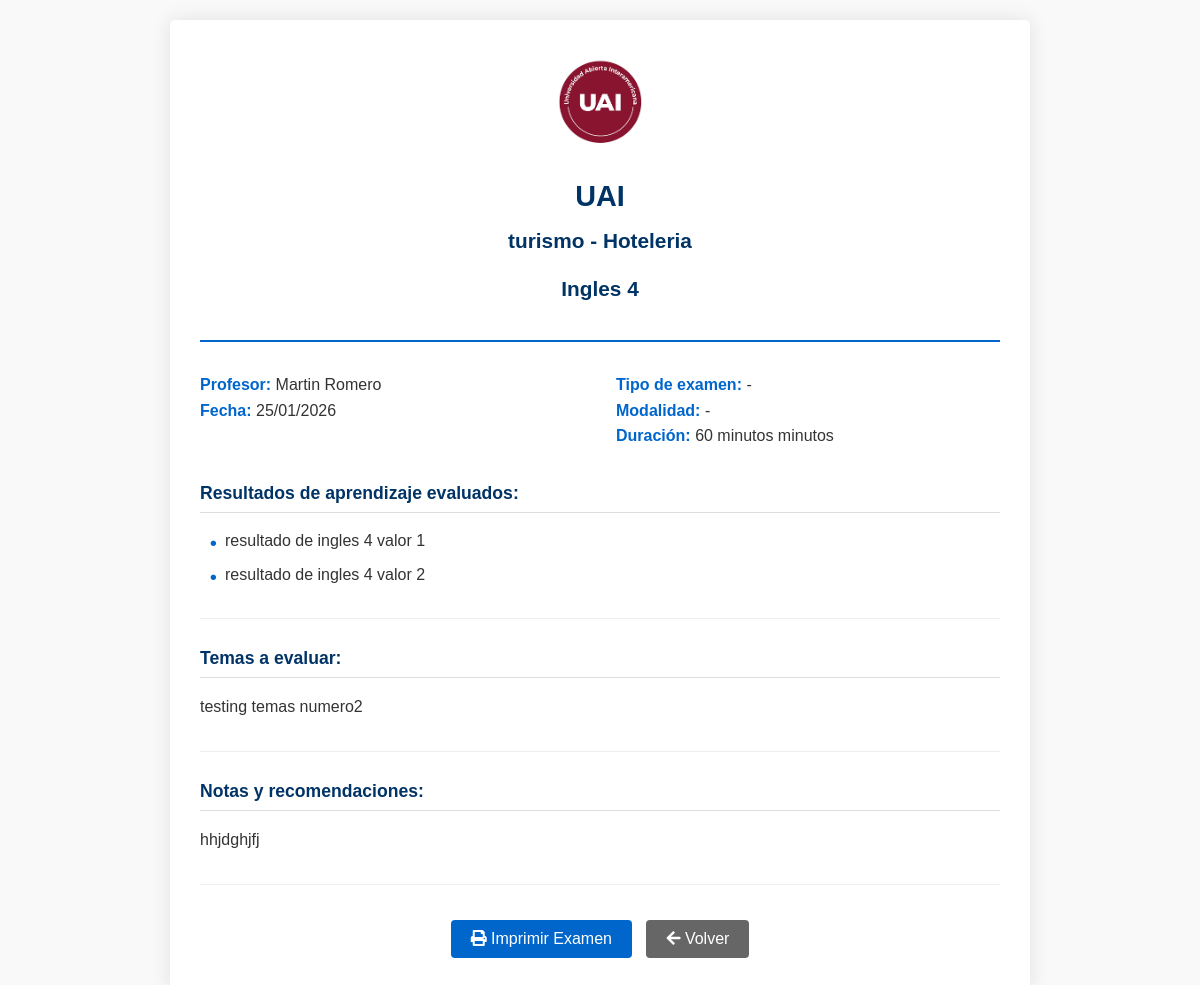
/exam-templates/view/30/ (signed in), run on the app's committed database.
### material/models.py (models this page shows, shortened)
class InstitutionV2(models.Model):
    name = models.CharField(
        max_length=255,
        verbose_name="Nombre",
        help_text="Nombre completo de la institución"
    )
    logo = models.ImageField(
        upload_to='institution_logos_v2/',
        null=True,
        blank=True,
        verbose_name="Logo",
        help_text="Subir imagen del logo institucional"
    )
    is_active = models.BooleanField(
        default=True,
        verbose_name="Activa",
        help_text="Indica si la institución está activa en el sistema"
    )
    created_at = models.DateTimeField(
        auto_now_add=True,
        verbose_name="Fecha de creación"
    )
    updated_at = models.DateTimeField(
        auto_now=True,
        verbose_name="Última actualización"
    )
    class Meta:
        verbose_name = "Institución V2"
        verbose_name_plural = "Instituciones V2"
        ordering = ['name']
        constraints = [
            models.UniqueConstraint(
                fields=['name'],
                condition=models.Q(is_active=True),
                name='unique_active_institution_name'
            )
        ]

class FacultyV2(models.Model):
    institution = models.ForeignKey(
        InstitutionV2,
        on_delete=models.CASCADE,
        related_name='facultyv2_set',
        verbose_name="Institución"
    )
    name = models.CharField(
        max_length=255,
        verbose_name="Nombre de la Facultad",
        help_text="Nombre de la facultad"
    )
    is_active = models.BooleanField(
        default=True,
        verbose_name="Activa",
        help_text="Indica si la facultad está activa"
    )
    created_at = models.DateTimeField(auto_now_add=True)
    updated_at = models.DateTimeField(auto_now=True)
    class Meta:
        verbose_name = "Facultad"
        verbose_name_plural = "Facultades"
        ordering = ['name']
        unique_together = ['institution', 'name']

class Career(models.Model):
    name = models.CharField(
        max_length=255,
        verbose_name="Nombre de la Carrera",
        unique=True,
        help_text="Nombre completo de la carrera"
    )
    faculties = models.ManyToManyField(
        FacultyV2,
        blank=True,
        verbose_name="Facultades",
        related_name="career_faculties"  # related_name único
    )
    subjects = models.ManyToManyField(
        Subject,
        blank=True,
        verbose_name="Materias",
        related_name="career_subjects"  # related_name único
    )
    campus = models.ManyToManyField(
        CampusV2,
        blank=True,
        verbose_name="Campus",
        related_name="career_campuses"  # related_name único
    )
    created_at = models.DateTimeField(
        auto_now_add=True,
        verbose_name="Fecha de creación"
    )
    updated_at = models.DateTimeField(
        auto_now=True,
        verbose_name="Última actualización"
    )
    class Meta:
        verbose_name = "Carrera"
        verbose_name_plural = "Carreras"
        ordering = ['name']
        indexes = [
            models.Index(fields=['name']),
        ]

class Subject(models.Model):
    name = models.CharField(max_length=100)
    careers = models.ManyToManyField('Career', related_name='subject_careers')
    created_at = models.DateTimeField(auto_now_add=True)
    updated_at = models.DateTimeField(auto_now=True)
    learning_outcomes = models.TextField(
        blank=True,
        null=True,
        help_text="Legacy field - almacena outcomes en texto o JSON"
    )
    class Meta:
        db_table = 'material_subjects'
        verbose_name = 'Subject'
        verbose_name_plural = 'Subjects'
        ordering = ['name']

class ExamTemplate(models.Model):
    EXAM_MODE_CHOICES = [
        ('presencial', 'Presencial'),
        ('virtual', 'Virtual'),
        ('domiciliario', 'Domiciliario'),
        ('hibrido', 'Híbrido'),
        ('otro', 'Otro')
    ]
    EXAM_TYPE_CHOICES = [
        ('1er_parcial', '1er. Parcial'),
        ('2do_parcial', '2do. Parcial'),
        ('3er_parcial', '3er. Parcial'),
        ('final', 'Final'),
        ('recuperatorio', 'Recuperatorio'),
        ('practico', 'Práctico')
    ]
    SHIFT_CHOICES = [
        ('manana', 'Mañana'),
        ('tarde', 'Tarde'),
        ('noche', 'Noche')
    ]
    institution = models.ForeignKey(
        InstitutionV2,
        on_delete=models.PROTECT,
        verbose_name="Institución"
    )
    faculty = models.ForeignKey(
        FacultyV2,
        on_delete=models.PROTECT,
        verbose_name="Facultad"
    )
    career = models.ForeignKey(
        Career,
        on_delete=models.PROTECT,
        verbose_name="Carrera"
    )
    subject = models.ForeignKey(
        Subject,
        on_delete=models.PROTECT,
        verbose_name="Materia"
    )
    campus = models.ForeignKey(
        CampusV2,
        on_delete=models.PROTECT,
        verbose_name="Sede/Campus",
        null=True,
        blank=True
    )
    professor = models.ForeignKey(
        User,
        on_delete=models.PROTECT,
        related_name='professor_exam_templates',
        verbose_name="Profesor",
        null=True,
        blank=True
    )
    year = models.PositiveIntegerField(
        verbose_name="Año académico",
        default=timezone.now().year
    )
    exam_type = models.CharField(
        max_length=20,
        choices=EXAM_TYPE_CHOICES,
        verbose_name="Tipo de examen",
        blank=True,
        null=True,  # Permitir NULL en la base de datos
        default=None
    )
    exam_mode = models.CharField(
        max_length=20,
        choices=EXAM_MODE_CHOICES,
        verbose_name="Modalidad de examen",
        blank=True,
        null=True,  # Permitir NULL en la base de datos
        default=None
    )
    shift = models.CharField(
        max_length=20,
        choices=SHIFT_CHOICES,
        verbose_name="Turno",
        blank=True,
        null=True
    )
    resolution_time = models.CharField(
        max_length=50,
        verbose_name="Duración del examen",
        help_text="Ej: 90 minutos, 2 horas",
        blank=True,
        null=True,
        default=None
    )
    learning_outcomes = models.ManyToManyField(
        LearningOutcome,
        verbose_name="Resultados de aprendizaje",
        blank=True
    )
    topics_to_evaluate = models.TextField(
        verbose_name="Temas a evaluar",
        help_text="Listado de temas incluidos en el examen",
        blank=True
    )
    notes_and_recommendations = models.TextField(
        verbose_name="Notas y recomendaciones",
        blank=True
    )
    created_by = models.ForeignKey(
        User,
        on_delete=models.PROTECT,
        related_name='created_exam_templates',
        verbose_name="Creado por"
    )
    created_at = models.DateTimeField(
        auto_now_add=True,
        verbose_name="Fecha de creación"
    )
    updated_at = models.DateTimeField(
        auto_now=True,
        verbose_name="Última actualización"
    )
    is_active = models.BooleanField(
        default=True,
        verbose_name="Activo"
    )
    institution_logo = models.ImageField(
        upload_to='exam_templates/logos/',
        null=True,
        blank=True,
        verbose_name="Logo institucional"
    )
    custom_css = models.TextField(
        blank=True,
        help_text="CSS personalizado para la plantilla",
        verbose_name="Estilos CSS"
    )
    class Meta:
        verbose_name = "Plantilla de examen"
        verbose_name_plural = "Plantillas de examen"
        ordering = ['-created_at']
        permissions = [
            ('can_share_template', 'Puede compartir plantillas'),
        ]
        indexes = [
            models.Index(fields=['exam_type', 'year']),
            models.Index(fields=['subject']),
        ]

class LearningOutcome(models.Model):
    subject = models.ForeignKey(
        'Subject',
        on_delete=models.CASCADE,
        related_name="outcome_relations",  # Nombre único que evita conflictos
        verbose_name="Materia"
    )
    description = models.TextField(
        verbose_name="Contenido",
        help_text="Texto completo del resultado de aprendizaje"
    )
    created_at = models.DateTimeField(auto_now_add=True)
    updated_at = models.DateTimeField(auto_now=True)
    class Meta:
        verbose_name = "Resultado de Aprendizaje"
        verbose_name_plural = "Resultados de Aprendizaje"
        ordering = ['subject__name', 'created_at']

### material/views.py (the view)
# urls.py: path('exam-templates/view/<int:template_id>/', material_views.view_exam_template, name='view_exam_template'),
@login_required
def view_exam_template(request, template_id):
    try:
        template = ExamTemplate.objects.get(
            id=template_id,
            created_by=request.user
        )
    except ExamTemplate.DoesNotExist:
        raise Http404("La plantilla no existe o no tienes permisos para verla")
    outcomes_to_display = [
        {'description': outcome.description}
        for outcome in template.learning_outcomes.all()
    ]
    exam_data = {
        'title': getattr(template, 'title', ''),
        'instructions': template.notes_and_recommendations,
        'duration_minutes': template.resolution_time,
        'tipo_examen': template.get_exam_type_display(),
        'tipo_modalidad': template.get_exam_mode_display(),
        'curso': '',
        'turno': '',
        'sede': '',
        'alumno': '',
        'fecha': timezone.now().strftime("%d/%m/%Y"),
        'modalidad_resolucion': '',
    }
    context = {
        'exam': exam_data,
        'institution': template.institution,
        'faculty': template.faculty,
        'career': template.career,
        'subject': template.subject,
        'professor': template.professor,
        'exam_mode': template.get_exam_mode_display(),
        'exam_type': template.get_exam_type_display(),
        'resolution_time': template.resolution_time,
        'topics_to_evaluate': template.topics_to_evaluate,
        'notes_and_recommendations': template.notes_and_recommendations,
        'learning_outcomes': outcomes_to_display,
        'current_date': timezone.now().strftime("%d/%m/%Y"),
        'is_preview': False
    }
    return render(request, 'material/exams/preview_exam_template.html', context)

### material/templates/material/exams/preview_exam_template.html (shortened to what this page needs)
{% extends 'material/exams/base_exam_preview.html' %}
{% block action_buttons %}
<button onclick="window.print()">
    <i class="fas fa-print"></i> Imprimir Examen
</button>
<a href="{% url 'material:list_exam_templates' %}">
    <button class="secondary">
        <i class="fas fa-arrow-left"></i> Volver
    </button>
</a>
{% endblock %}

### material/templates/material/exams/base_exam_preview.html (shortened to what this page needs)
<!DOCTYPE html>
<html lang="es">
<head>
</head>
<body>
    <div class="exam-container">
        <div class="header">
            {% block header %}
            {% if institution.logo %}
            <img src="{{ institution.logo.url }}" class="institution-logo" alt="Logo de {{ institution.name }}">
            {% endif %}
            <h1>{{ institution.name|default:"Institución" }}</h1>
            <h2>{{ faculty.name|default:"Facultad" }} - {{ career.name|default:"Carrera" }}</h2>
            <h2>{{ subject.name|default:"Materia" }}</h2>
            {% endblock %}
        </div>
        <div class="exam-info">
            <div class="exam-info-column">
                {% block exam_info_left %}
                <div><strong>Profesor:</strong> {{ professor.get_full_name|default:professor|default:"-" }}</div>
                <div><strong>Fecha:</strong> {{ current_date|default:exam.fecha|default:"-" }}</div>
                {% endblock %}
            </div>
            <div class="exam-info-column">
                {% block exam_info_right %}
                <div><strong>Tipo de examen:</strong> {{ exam_type|default:exam.tipo_examen|default:"-" }}</div>
                <div><strong>Modalidad:</strong> {{ exam_mode|default:exam.tipo_modalidad|default:"-" }}</div>
                <div><strong>Duración:</strong> {{ resolution_time|default:exam.duration_minutes|default:"-" }}{% if exam.duration_minutes %} minutos{% endif %}</div>
                {% endblock %}
            </div>
        </div>
        {% block exam_content %}
        {% if learning_outcomes or outcomes_texts %}
        <div class="section">
            <h3>Resultados de aprendizaje evaluados:</h3>
            <ul class="outcomes-list">
                {% if outcomes_texts %}
                    {% for outcome in outcomes_texts %}
                    <li>{{ outcome }}</li>
                    {% endfor %}
                {% elif learning_outcomes %}
                    {% for outcome in learning_outcomes %}
                    <li>{{ outcome.description }}</li>
                    {% endfor %}
                {% endif %}
            </ul>
        </div>
        {% endif %}
        {% if topics_to_evaluate or topics_texts %}
        <div class="section">
            <h3>Temas a evaluar:</h3>
            {% if topics_texts %}
            <ul class="topics-list">
                {% for topic in topics_texts %}
                <li>{{ topic }}</li>
                {% endfor %}
            </ul>
            {% elif topics_to_evaluate %}
            <div>{{ topics_to_evaluate|linebreaks }}</div>
            {% endif %}
        </div>
        {% endif %}
        {% if notes_and_recommendations or exam.instructions %}
        <div class="section">
            <h3>{% if notes_and_recommendations %}Notas y recomendaciones{% else %}Instrucciones generales{% endif %}:</h3>
            <div>{{ notes_and_recommendations|linebreaks|default:exam.instructions|linebreaks }}</div>
        </div>
        {% endif %}
        {% endblock %}
        <div class="print-button no-print">
            {% block action_buttons %}{% endblock %}
        </div>
    </div>
    <link rel="stylesheet" href="https://cdnjs.cloudflare.com/ajax/libs/font-awesome/5.15.4/css/all.min.css">
</body>
</html>

### material/templates/material/exams/base_exam_preview.html (style rules this page uses)
body { font-family: 'Arial', sans-serif; line-height: 1.6; color: #333; margin: 0; padding: 20px; background-color: #f9f9f9; }
.exam-container { max-width: 800px; margin: 0 auto; padding: 30px; background: white; box-shadow: 0 0 20px rgba(0,0,0,0.1); border-radius: 5px; }
.header { text-align: center; margin-bottom: 30px; padding-bottom: 20px; border-bottom: 2px solid #0066cc; }
.institution-logo { max-height: 100px; max-width: 100%; margin-bottom: 15px; }
.section { margin-bottom: 25px; padding-bottom: 15px; border-bottom: 1px solid #eee; }
.exam-info { display: flex; justify-content: space-between; flex-wrap: wrap; margin-bottom: 20px; }
.exam-info-column { width: 48%; margin-bottom: 10px; }
.outcomes-list, .topics-list, .questions-list { list-style: none; padding-left: 0; margin-top: 10px; }
.outcomes-list li, .topics-list li, .questions-list li { margin-bottom: 8px; padding-left: 25px; position: relative; }
.outcomes-list li:before, .topics-list li:before, .questions-list li:before { content: "•"; position: absolute; left: 10px; font-weight: bold; color: #0066cc; font-size: 1.2em; }
h1, h2, h3 { color: #003366; margin-top: 0; }
h1 { margin-bottom: 5px; font-size: 1.8em; }
h2 { font-size: 1.3em; margin-bottom: 15px; }
h3 { border-bottom: 1px solid #ddd; padding-bottom: 5px; margin-bottom: 15px; font-size: 1.1em; }
strong { color: #0066cc; }
.print-button { text-align: center; margin-top: 30px; }
.print-button button { background: #0066cc; color: white; border: none; padding: 10px 20px; border-radius: 4px; cursor: pointer; font-size: 16px; transition: background 0.3s; margin: 5px; }
.print-button button.secondary { background: #666; }

### data on the page
InstitutionV2: logo (picture), name "UAI"
FacultyV2: name "turismo"
Career: name "Hoteleria"
Subject: name "Ingles 4"
ExamTemplate: resolution_time "60 minutos", topics_to_evaluate "testing temas numero2", notes_and_recommendations "hhjdghjfj"
LearningOutcome: description "resultado de ingles 4 valor 1"
LearningOutcome: description "resultado de ingles 4 valor 2"

### other printed values
{{ professor.get_full_name|default:professor|default:"-" }} "Martin Romero"
{{ exam_type|default:exam.tipo_examen|default:"-" }} "-"
{{ exam_mode|default:exam.tipo_modalidad|default:"-" }} "-"
